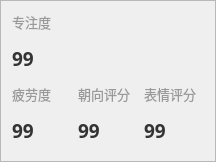
               <widget class="QFrame" name="main_info_frame">
                <property name="styleSheet">
                 <string notr="true">QFrame#main_info_frame {
	background: none;
	border: 2px solid #1296db;
	border-top: none;
	border-right: none;
	border-bottom: none;
}</string>
                </property>
                <property name="frameShape">
                 <enum>QFrame::StyledPanel</enum>
                </property>
                <property name="frameShadow">
                 <enum>QFrame::Raised</enum>
                </property>
                <layout class="QGridLayout" name="gridLayout_13">
                 <item row="0" column="0">
                  <widget class="QLabel" name="label_16">
                   <property name="minimumSize">
                    <size>
                     <width>60</width>
                     <height>0</height>
                    </size>
                   </property>
                   <property name="maximumSize">
                    <size>
                     <width>60</width>
                     <height>16777215</height>
                    </size>
                   </property>
                   <property name="font">
                    <font>
                     <family>微软雅黑</family>
                     <pointsize>10</pointsize>
                    </font>
                   </property>
                   <property name="styleSheet">
                    <string notr="true">color: #999999;</string>
                   </property>
                   <property name="text">
                    <string>专注度</string>
                   </property>
                  </widget>
                 </item>
                 <item row="1" column="0">
                  <widget class="QLabel" name="concentration_main_text">
                   <property name="minimumSize">
                    <size>
                     <width>60</width>
                     <height>40</height>
                    </size>
                   </property>
                   <property name="maximumSize">
                    <size>
                     <width>60</width>
                     <height>40</height>
                    </size>
                   </property>
                   <property name="font">
                    <font>
                     <family>微软雅黑</family>
                     <pointsize>14</pointsize>
                     <weight>75</weight>
                     <bold>true</bold>
                    </font>
                   </property>
                   <property name="styleSheet">
                    <string notr="true">color: #333333;</string>
                   </property>
                   <property name="text">
                    <string>99</string>
                   </property>
                   <property name="scaledContents">
                    <bool>true</bool>
                   </property>
                   <property name="alignment">
                    <set>Qt::AlignLeading|Qt::AlignLeft|Qt::AlignVCenter</set>
                   </property>
                  </widget>
                 </item>
                 <item row="2" column="0">
                  <widget class="QLabel" name="label_22">
                   <property name="minimumSize">
                    <size>
                     <width>60</width>
                     <height>0</height>
                    </size>
                   </property>
                   <property name="maximumSize">
                    <size>
                     <width>60</width>
                     <height>16777215</height>
                    </size>
                   </property>
                   <property name="font">
                    <font>
                     <family>微软雅黑</family>
                     <pointsize>10</pointsize>
                    </font>
                   </property>
                   <property name="styleSheet">
                    <string notr="true">color: #999999;</string>
                   </property>
                   <property name="text">
                    <string>疲劳度</string>
                   </property>
                  </widget>
                 </item>
                 <item row="2" column="1">
                  <widget class="QLabel" name="label_30">
                   <property name="minimumSize">
                    <size>
                     <width>60</width>
                     <height>0</height>
                    </size>
                   </property>
                   <property name="maximumSize">
                    <size>
                     <width>60</width>
                     <height>16777215</height>
                    </size>
                   </property>
                   <property name="font">
                    <font>
                     <family>微软雅黑</family>
                     <pointsize>10</pointsize>
                    </font>
                   </property>
                   <property name="styleSheet">
                    <string notr="true">color: #999999;</string>
                   </property>
                   <property name="text">
                    <string>朝向评分</string>
                   </property>
                  </widget>
                 </item>
                 <item row="2" column="2">
                  <widget class="QLabel" name="label_29">
                   <property name="minimumSize">
                    <size>
                     <width>60</width>
                     <height>0</height>
                    </size>
                   </property>
                   <property name="maximumSize">
                    <size>
                     <width>60</width>
                     <height>16777215</height>
                    </size>
                   </property>
                   <property name="font">
                    <font>
                     <family>微软雅黑</family>
                     <pointsize>10</pointsize>
                    </font>
                   </property>
                   <property name="styleSheet">
                    <string notr="true">color: #999999;</string>
                   </property>
                   <property name="text">
                    <string>表情评分</string>
                   </property>
                  </widget>
                 </item>
                 <item row="3" column="0">
                  <widget class="QLabel" name="fatigue_main_text">
                   <property name="minimumSize">
                    <size>
                     <width>60</width>
                     <height>40</height>
                    </size>
                   </property>
                   <property name="maximumSize">
                    <size>
                     <width>60</width>
                     <height>40</height>
                    </size>
                   </property>
                   <property name="font">
                    <font>
                     <family>微软雅黑</family>
                     <pointsize>14</pointsize>
                     <weight>75</weight>
                     <bold>true</bold>
                    </font>
                   </property>
                   <property name="styleSheet">
                    <string notr="true">color: #333333;</string>
                   </property>
                   <property name="text">
                    <string>99</string>
                   </property>
                   <property name="scaledContents">
                    <bool>true</bool>
                   </property>
                   <property name="alignment">
                    <set>Qt::AlignLeading|Qt::AlignLeft|Qt::AlignVCenter</set>
                   </property>
                  </widget>
                 </item>
                 <item row="3" column="1">
                  <widget class="QLabel" name="toward_main_text">
                   <property name="minimumSize">
                    <size>
                     <width>60</width>
                     <height>40</height>
                    </size>
                   </property>
                   <property name="maximumSize">
                    <size>
                     <width>60</width>
                     <height>40</height>
                    </size>
                   </property>
                   <property name="font">
                    <font>
                     <family>微软雅黑</family>
                     <pointsize>14</pointsize>
                     <weight>75</weight>
                     <bold>true</bold>
                    </font>
                   </property>
                   <property name="styleSheet">
                    <string notr="true">color: #333333;</string>
                   </property>
                   <property name="text">
                    <string>99</string>
                   </property>
                   <property name="scaledContents">
                    <bool>true</bool>
                   </property>
                   <property name="alignment">
                    <set>Qt::AlignLeading|Qt::AlignLeft|Qt::AlignVCenter</set>
                   </property>
                  </widget>
                 </item>
                 <item row="3" column="2">
                  <widget class="QLabel" name="emotion_main_text">
                   <property name="minimumSize">
                    <size>
                     <width>60</width>
                     <height>40</height>
                    </size>
                   </property>
                   <property name="maximumSize">
                    <size>
                     <width>60</width>
                     <height>40</height>
                    </size>
                   </property>
                   <property name="font">
                    <font>
                     <family>微软雅黑</family>
                     <pointsize>14</pointsize>
                     <weight>75</weight>
                     <bold>true</bold>
                    </font>
                   </property>
                   <property name="styleSheet">
                    <string notr="true">color: #333333;</string>
                   </property>
                   <property name="text">
                    <string>99</string>
                   </property>
                   <property name="scaledContents">
                    <bool>true</bool>
                   </property>
                   <property name="alignment">
                    <set>Qt::AlignLeading|Qt::AlignLeft|Qt::AlignVCenter</set>
                   </property>
                  </widget>
                 </item>
                </layout>
               </widget>
